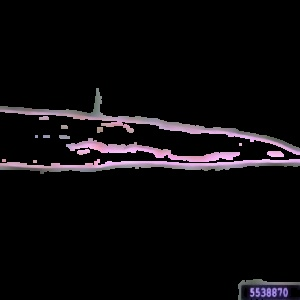
#> input picture training-1/2nd-phase/dataset-edgeSobelOptDilation/bacterial-leaf-blight/inner_edges_BLIGHT-23-_jpg.rf.16d371f70ae57467bf0c1313c8f6a6ce.jpg, 300 x 300 px, found by its file name; its folder holds only this picture in this run
$ python contour-detect.py
#> lines starting #> are read from the running program, lines starting #| are printed output that depends on the picture; after the words box and inside, x2 and y2 are one past the last pixel; in counts of white or black regions, pixels touching at a corner belong together
import cv2
import os

# Define the main directory where your class folders are located
main_directory = "./dataset-threshold_morph"

# Define the list of class names
class_names = ["bacterial-leaf-blight", "rice-tungro", "rice-blast", "healthy"]

# Function to apply contour detection to images in a class directory
def apply_contour_detection(class_dir):
    for filename in os.listdir(class_dir):
        if filename.endswith(".jpg"):  # You can change the image file extension as needed
            image_path = os.path.join(class_dir, filename)
            img = cv2.imread(image_path)
#> img is the input picture: shape (300, 300, 3); mean B, G, R 13.5, 11.3, 13.5
            gray = cv2.cvtColor(img, cv2.COLOR_BGR2GRAY)
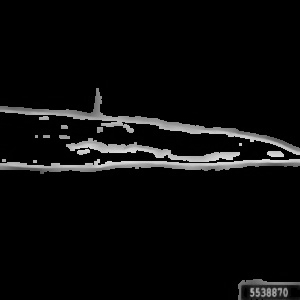
#> gray: shape (300, 300); min 0, max 221, mean 12.2

            # Apply contour detection
            contours, _ = cv2.findContours(gray, cv2.RETR_EXTERNAL, cv2.CHAIN_APPROX_SIMPLE)
#> contours = 74 contours, 71 with area under 20; largest, box (x1, y1, x2, y2) and area: (0, 82, 300, 177) 13872, (232, 272, 300, 300) 1218, (279, 272, 288, 276) 22

            # Draw contours on the original image
            img_with_contours = img.copy()
            cv2.drawContours(img_with_contours, contours, -1, (0, 255, 0), 2)  # Green color for contours
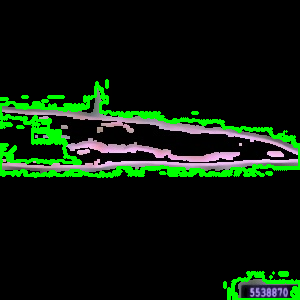
#> img_with_contours: shape (300, 300, 3); 7.14% of pixels changed, all inside (x1, y1, x2, y2) = (0, 79, 300, 300)

            # Display or save the image with contours
            cv2.imshow("Image with Contours", img_with_contours)
            cv2.waitKey(0)
            cv2.destroyAllWindows()

# Loop through each class and apply contour detection
for class_name in class_names:
    class_dir = os.path.join(main_directory, class_name)
#> (the run stopped early here; a loop or call above may not have finished)
